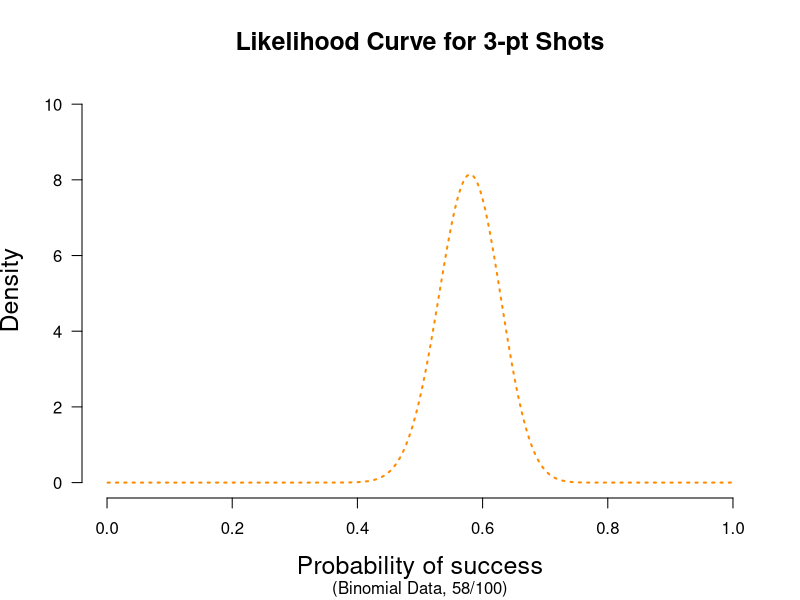
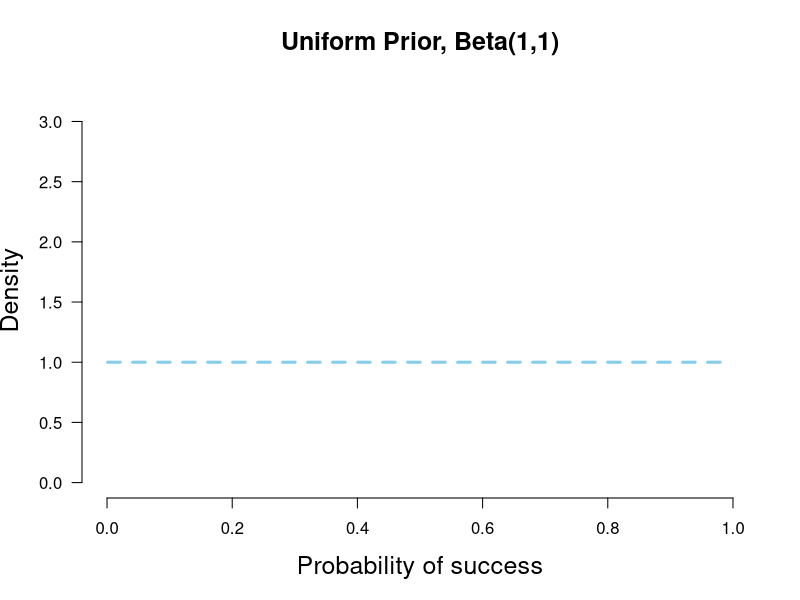
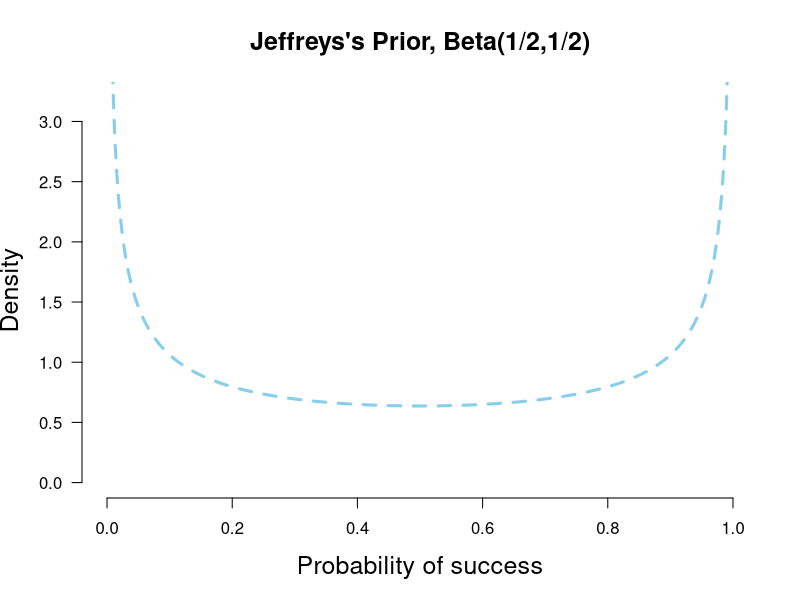
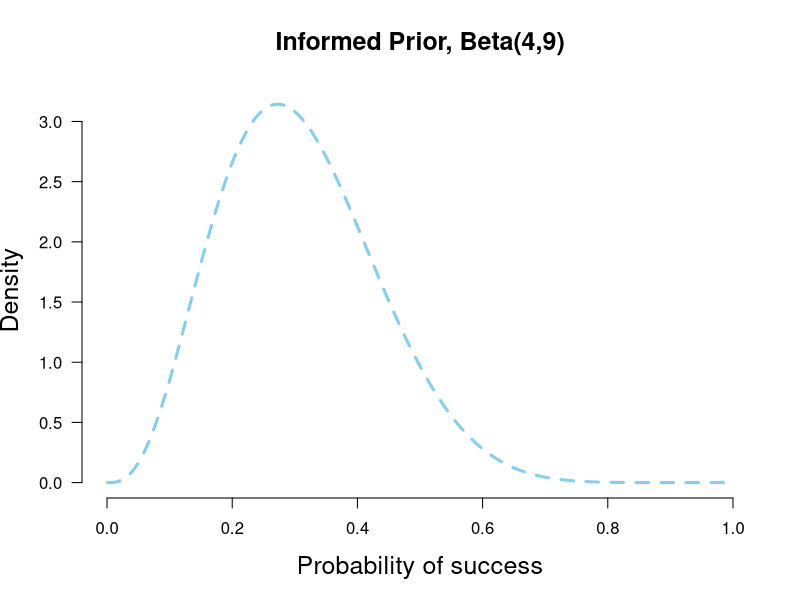
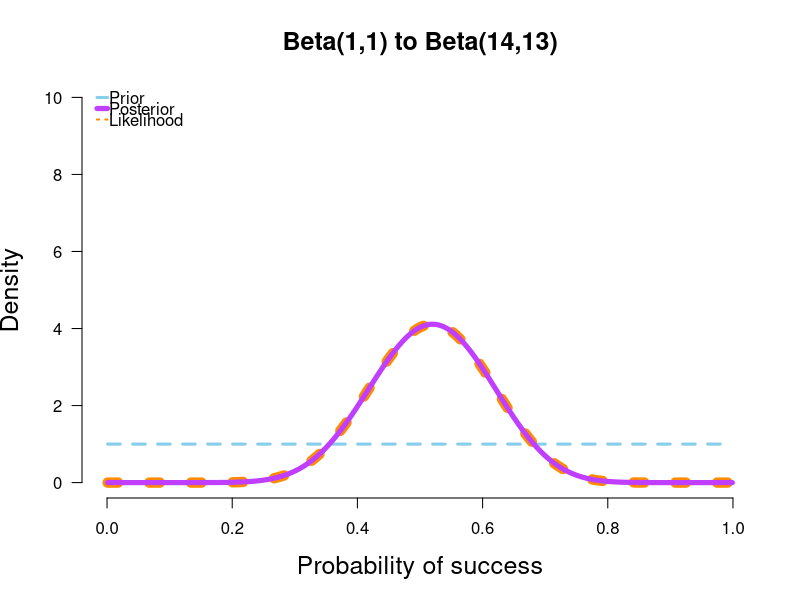
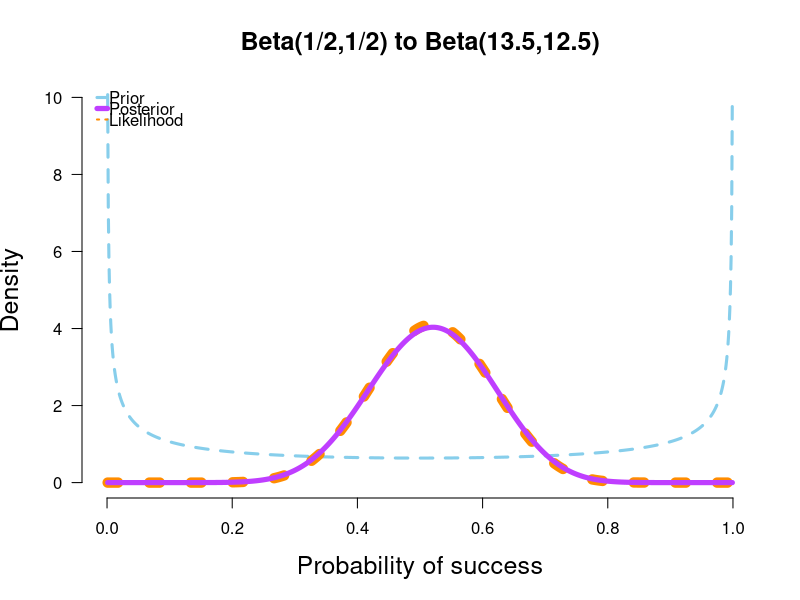
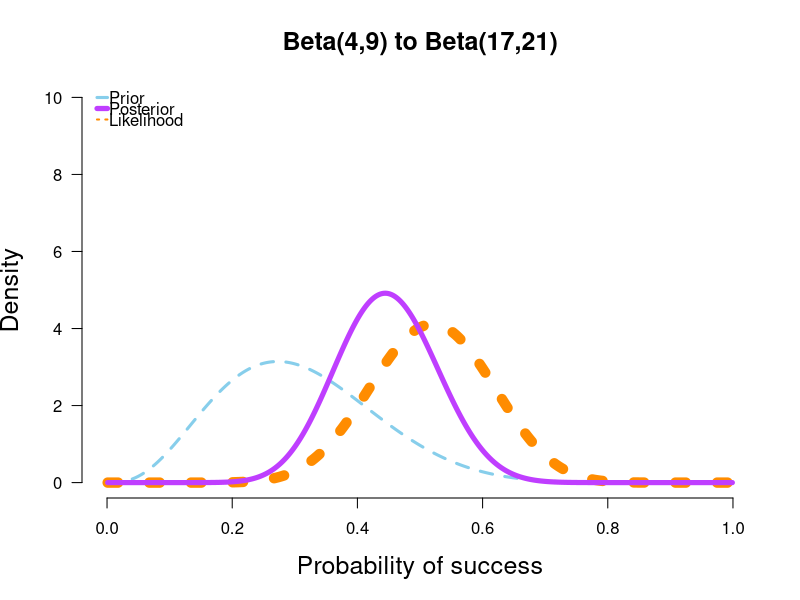
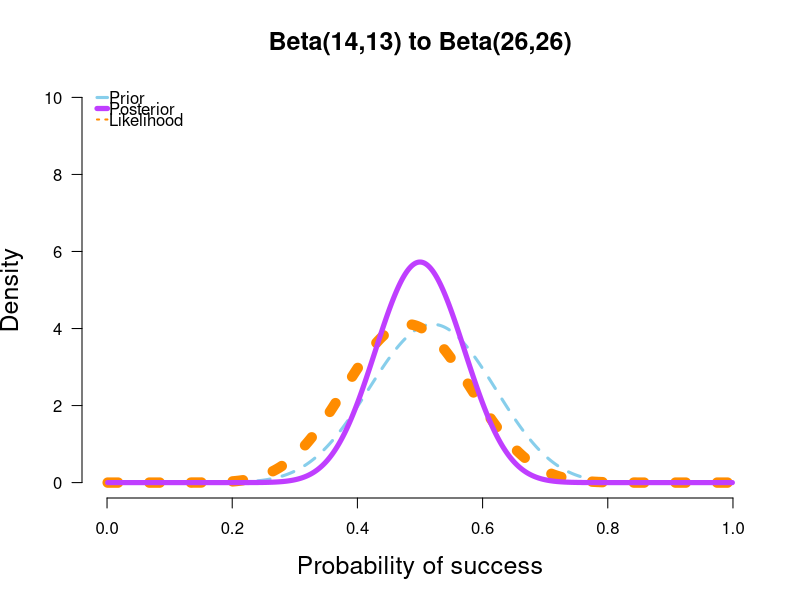

These figures' R source, in order:
shotData<- c(1, 0, 0, 0, 1, 0, 1, 0, 1, 0, 0, 0, 1, 1, 1, 0, 1, 0, 1, 1, 1, 0, 0, 1, 1, 0, 0,
             1, 1, 1, 0, 0, 1, 1, 0, 0, 0, 1, 1, 1, 0, 0, 0, 0, 1, 1, 0, 1, 1, 0, 1, 0, 0, 1,
             0, 1, 0, 1, 1, 1, 0, 1, 0, 1, 0, 0, 1, 1, 0, 1, 0, 0, 1, 1, 1, 1, 1, 1, 1, 1, 1,
             1, 1, 1, 0, 0, 1, 1, 0, 0, 1, 1, 1, 0, 1, 1, 1, 1, 1, 0)

#figure 1 from blog, likelihood curve for 58/100 shots

x = seq(.001, .999, .001) ##Set up for creating the distributions
y2 = dbeta(x, 1 + 58, 1 + 42) # data for likelihood curve, plotted as the posterior from a beta(1,1)

plot(x, y2, xlim=c(0,1), ylim=c(0, 1.25 * max(y2,1.6)), type = "l", ylab= "Density", lty = 3,
     xlab= "Probability of success", las=1, main="Likelihood Curve for 3-pt Shots", sub= "(Binomial Data, 58/100)",lwd=2,
     cex.lab=1.5, cex.main=1.5, col = "darkorange", axes=FALSE)
axis(1, at = seq(0,1,.2)) #adds custom x axis
axis(2, las=1) # custom y axis

## Function for plotting priors, likelihoods, and posteriors for binomial data
## Output consists of a plot and various statistics
## PS and PF determine the shape of the prior distribution.
## PS = prior success, PF = prior failure for beta dist. 
## PS = 1, PF = 1 corresponds to uniform(0,1) and is default. If left at default, posterior will be equivalent to likelihood
## k = number of observed successes in the data, n = total trials. If left at 0 only plots the prior dist.
## null = Is there a point-null hypothesis? null = NULL leaves it out of plots and calcs
## CI = Is there a relevant X% credibility interval? .95 is recommended and standard

plot.beta <- function(PS = 1, PF = 1, k = 0, n = 0, null = NULL, CI = NULL, ymax = "auto", main = NULL) {
        
        x = seq(.001, .999, .001) ##Set up for creating the distributions
        y1 = dbeta(x, PS, PF) # data for prior curve
        y3 = dbeta(x, PS + k, PF + n - k) # data for posterior curve
        y2 = dbeta(x, 1 + k, 1 + n - k) # data for likelihood curve, plotted as the posterior from a beta(1,1)
        
        if(is.numeric(ymax) == T){ ##you can specify the y-axis maximum
                y.max = ymax
        }        
        else(
                y.max = 1.25 * max(y1,y2,y3,1.6) ##or you can let it auto-select
        )
        
        if(is.character(main) == T){
                Title = main
        }
        else(
                Title = "Prior-to-Posterior Transformation with Binomial Data"
        )
        
        
        plot(x, y1, xlim=c(0,1), ylim=c(0, y.max), type = "l", ylab= "Density", lty = 2,
             xlab= "Probability of success", las=1, main= Title,lwd=3,
             cex.lab=1.5, cex.main=1.5, col = "skyblue", axes=FALSE)
        
        axis(1, at = seq(0,1,.2)) #adds custom x axis
        axis(2, las=1) # custom y axis
        
        
        
        if(n != 0){
                #if there is new data, plot likelihood and posterior
                lines(x, y2, type = "l", col = "darkorange", lwd = 10, lty = 3)
                lines(x, y3, type = "l", col = "darkorchid1", lwd = 5)
                legend("topleft", c("Prior", "Posterior", "Likelihood"), col = c("skyblue", "darkorchid1", "darkorange"), 
                       lty = c(2,1,3), lwd = c(3,5,2), bty = "n", y.intersp = .55, x.intersp = .1, seg.len=.7)
                
                ## adds null points on prior and posterior curve if null is specified and there is new data
                if(is.numeric(null) == T){
                        ## Adds points on the distributions at the null value if there is one and if there is new data
                        points(null, dbeta(null, PS, PF), pch = 21, bg = "blue", cex = 1.5)
                        points(null, dbeta(null, PS + k, PF + n - k), pch = 21, bg = "darkorchid", cex = 1.5)
                        abline(v=null, lty = 5, lwd = 1, col = "grey73")
                        ##lines(c(null,null),c(0,1.11*max(y1,y3,1.6))) other option for null line
                }
        }
        
        ##Specified CI% but no null? Calc and report only CI
        if(is.numeric(CI) == T && is.numeric(null) == F){
                CI.low <- qbeta((1-CI)/2, PS + k, PF + n - k)
                CI.high <- qbeta(1-(1-CI)/2, PS + k, PF + n - k)
                
                SEQlow<-seq(0, CI.low, .001)
                SEQhigh <- seq(CI.high, 1, .001)
                ##Adds shaded area for x% Posterior CIs
                cord.x <- c(0, SEQlow, CI.low) ##set up for shading
                cord.y <- c(0,dbeta(SEQlow,PS + k, PF + n - k),0) ##set up for shading
                polygon(cord.x,cord.y,col='orchid', lty= 3) ##shade left tail
                cord.xx <- c(CI.high, SEQhigh,1) 
                cord.yy <- c(0,dbeta(SEQhigh,PS + k, PF + n - k), 0)
                polygon(cord.xx,cord.yy,col='orchid', lty=3) ##shade right tail
                
                return( list( "Posterior CI lower" = round(CI.low,3), "Posterior CI upper" = round(CI.high,3)))
        }
        
        ##Specified null but not CI%? Calculate and report BF only 
        if(is.numeric(null) == T && is.numeric(CI) == F){
                null.H0 <- dbeta(null, PS, PF)
                null.H1 <- dbeta(null, PS + k, PF + n - k)
                CI.low <- qbeta((1-CI)/2, PS + k, PF + n - k)
                CI.high <- qbeta(1-(1-CI)/2, PS + k, PF + n - k)
                return( list("BF01 (in favor of H0)" = round(null.H1/null.H0,3), "BF10 (in favor of H1)" = round(null.H0/null.H1,3)
                ))
        }
        
        ##Specified both null and CI%? Calculate and report both
        if(is.numeric(null) == T && is.numeric(CI) == T){
                null.H0 <- dbeta(null, PS, PF)
                null.H1 <- dbeta(null, PS + k, PF + n - k)
                CI.low <- qbeta((1-CI)/2, PS + k, PF + n - k)
                CI.high <- qbeta(1-(1-CI)/2, PS + k, PF + n - k)
                
                SEQlow<-seq(0, CI.low, .001)
                SEQhigh <- seq(CI.high, 1, .001)
                ##Adds shaded area for x% Posterior CIs
                cord.x <- c(0, SEQlow, CI.low) ##set up for shading
                cord.y <- c(0,dbeta(SEQlow,PS + k, PF + n - k),0) ##set up for shading
                polygon(cord.x,cord.y,col='orchid', lty= 3) ##shade left tail
                cord.xx <- c(CI.high, SEQhigh,1) 
                cord.yy <- c(0,dbeta(SEQhigh,PS + k, PF + n - k), 0)
                polygon(cord.xx,cord.yy,col='orchid', lty=3) ##shade right tail
                
                return( list("BF01 (in favor of H0)" = round(null.H1/null.H0,3), "BF10 (in favor of H1)" = round(null.H0/null.H1,3),
                             "Posterior CI lower" = round(CI.low,3), "Posterior CI upper" = round(CI.high,3)))
        }
        
}

#plot dimensions (415,550) for the blog figures

#Initial Priors
plot.beta(1,1,ymax=3.2,main="Uniform Prior, Beta(1,1)")
plot.beta(.5,.5,ymax=3.2,main="Jeffreys's Prior, Beta(1/2,1/2)")
plot.beta(4,9,ymax=3.2,main="Informed Prior, Beta(4,9)")

#Posteriors after Round 1
plot.beta(1,1,13,25,main="Beta(1,1) to Beta(14,13)",ymax=10)
plot.beta(.5,.5,13,25,main="Beta(1/2,1/2) to Beta(13.5,12.5)",ymax=10)
plot.beta(4,9,13,25,main="Beta(4,9) to Beta(17,21)",ymax=10)

#Posteriors after Round 2
plot.beta(14,13,12,25,ymax=10,main="Beta(14,13) to Beta(26,26)")
plot.beta(13.5,12.5,12,25,ymax=10,main="Beta(13.5,12.5) to Beta(25.5,25.5)")
plot.beta(17,21,12,25,ymax=10,main="Beta(17,21) to Beta(29,34)")

#Posteriors after Round 3
plot.beta(26,26,14,25,ymax=10,main="Beta(26,26) to Beta(40,37)")
plot.beta(25.5,25.5,14,25,ymax=10,main="Beta(25.5,25.5) to Beta(39.5,36.5)")
plot.beta(29,34,14,25,ymax=10,main="Beta(29,34) to Beta(43,45)")

#Posteriors after Round 4
plot.beta(40,37,19,25,ymax=10,main="Beta(40,37) to Beta(59,43)")
plot.beta(39.5,36.5,19,25,ymax=10,main="Beta(39.5,36.5) to Beta(58.5,42.5)")
plot.beta(43,45,19,25,ymax=10,main="Beta(43,45) to Beta(62,51)")

#Initial Priors and final Posteriors after all rounds at once
plot.beta(1,1,58,100,ymax=10,main="Beta(1,1) to Beta(59,43)")
plot.beta(.5,.5,58,100,ymax=10,main="Beta(1/2,1/2) to Beta(58.5,42.5)")
plot.beta(4,9,58,100,ymax=10,main="Beta(4,9) to Beta(62,51)")
